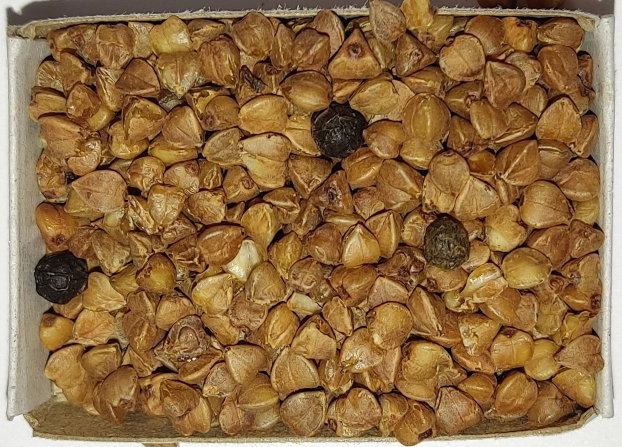
#> input picture experiments/grechka.jpg, 1244 x 894 px (shown at 1/2 size)
$ python find_pepper2.py
#> lines starting #> are read from the running program, lines starting #| are printed output that depends on the picture; after the words box and inside, x2 and y2 are one past the last pixel; in counts of white or black regions, pixels touching at a corner belong together
import time

import cv2
import cv2 as cv
import imutils
import numpy as np
from icecream import ic

BLACK = (0, 0, 0)
WHITE = (255, 255, 255)
RED = (0, 0, 255)
GREEN = (0, 255, 0)
BLUE = (255, 0, 0)


def thresh(img):
    _, thresh = cv.threshold(img, 60, 255, cv.THRESH_BINARY)  # <--- Try different values here
    return thresh


def find_circles(img):
    accum_size = 1
    # Minimum distance between the centers of the detected circles.
    minDist = 60
    # First method-specific parameter. In case of CV_HOUGH_GRADIENT , it is the higher threshold of the two passed to the Canny() edge detector (the lower one is twice smaller).
    param1 = 50
    # Second method-specific parameter. In case of CV_HOUGH_GRADIENT , it is the accumulator threshold for the circle centers at the detection stage. The smaller it is, the more false circles may be detected. Circles, corresponding to the larger accumulator values, will be returned first.
    param2 = 6
    #
    minRadius = 15
    #
    maxRadius = 30
    cimg = cv.cvtColor(img, cv.COLOR_GRAY2BGR)
    circles = cv.HoughCircles(
        img,
        cv.HOUGH_GRADIENT,
        accum_size,
        minDist,
        param1=param1,
        param2=param2,
        minRadius=minRadius,
        maxRadius=maxRadius,
    )

    circles = np.uint16(np.around(circles))
    for i in circles[0, :]:
        circle_img = np.zeros((img.shape[0], img.shape[1]), np.uint8)
        cv2.circle(circle_img, (i[0], i[1]), i[2], (255, 255, 255), -1)
        datos_rgb = cv2.mean(img, mask=circle_img)[::-1]
        ic(datos_rgb)
        if datos_rgb[3] < 70:
            cv.circle(cimg, (i[0], i[1]), i[2], BLUE, 2)
            # draw the center of the circle
            cv.circle(cimg, (i[0], i[1]), 2, GREEN, 3)
    return cimg


def create_mask(img):
    hsv = cv.cvtColor(img, cv.COLOR_BGR2HSV)
    lower = np.array([000, 33, 114])
    upper = np.array([128, 255, 255])
    mask = cv.inRange(hsv, lower, upper)
    return mask


def wait_esc():
    while True:
        ch = cv.waitKey(5)
        if ch == 27:
            break


def show_image(img):
    cv2.namedWindow('Display', cv2.WINDOW_NORMAL)
    cv2.imshow('Display', img)
    wait_esc()
    cv.destroyWindow('Display')


def find_greatest_contour(contours):
    largest_area = 0
    largest_contour_index = -1
    i = 0
    total_contours = len(contours)
    while i < total_contours:
        area = cv2.contourArea(contours[i])
        if area > largest_area:
            largest_area = area
            largest_contour_index = i
        i += 1

    return largest_area, largest_contour_index


if __name__ == '__main__':

    img = cv.imread('grechka.jpg')
#> img is the input picture: shape (894, 1244, 3); mean B, G, R 65.8, 108.2, 143.3
    img = imutils.resize(img, width=500)
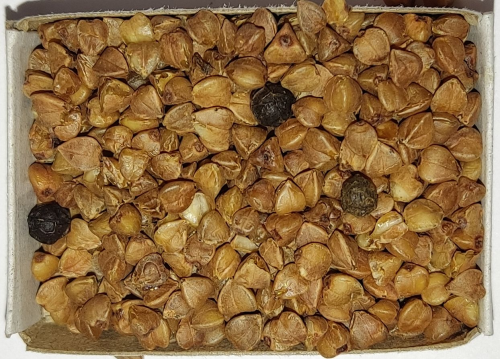
#> img: shape (359, 500, 3); mean B, G, R 65.8, 108.2, 143.3
    img = cv2.GaussianBlur(img, (5, 5), 0)
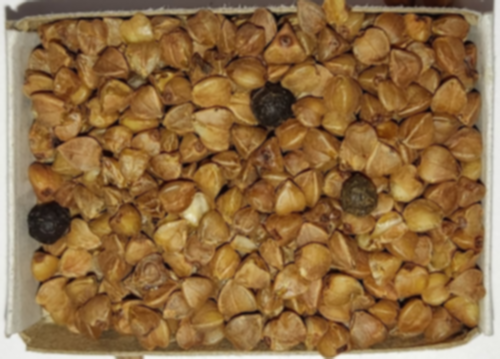
#> img: shape (359, 500, 3); mean B, G, R 65.8, 108.2, 143.3
    img = cv.medianBlur(img, 5)
    img = cv2.GaussianBlur(img, (5, 5), 0)
    mask = create_mask(img)
#> in create_mask, `hsv = cv.cvtColor(img, cv.COLOR_BGR2HSV)`: hsv: shape (359, 500, 3); mean H, S, V 17, 144.4, 143.7
#> in create_mask, `mask = cv.inRange(hsv, lower, upper)`:
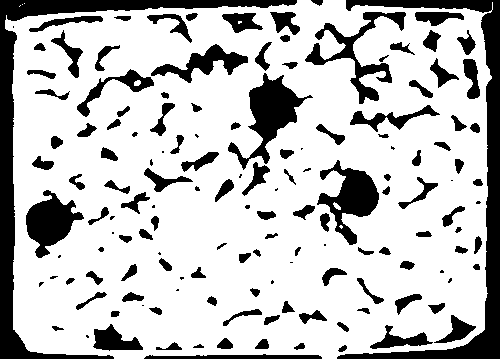
#> mask: shape (359, 500); 75.8% white; 147 black regions (29 under 20 px)
    # cv.imshow('mask', mask)

    thr = thresh(mask)

    contours, hierarchy = cv2.findContours(thr.astype(np.uint8), 1, 2)
#> contours = 153 contours, 30 with area under 20; largest, box (x1, y1, x2, y2) and area: (5, 0, 493, 359) 162262, (227, 72, 314, 171) 2810, (316, 159, 380, 246) 2411, (304, 11, 407, 105) 2342, (25, 189, 85, 259) 2118
    cv2.drawContours(thr, contours, -1, (255, 255, 255), thickness=8)
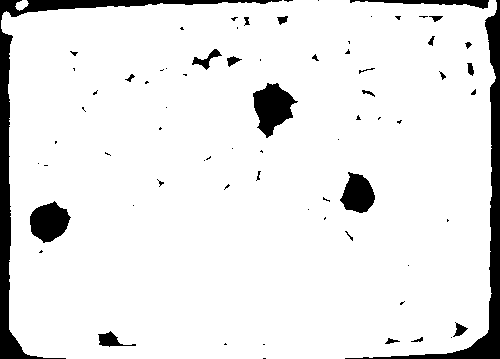
#> thr: shape (359, 500); 91.6% white; 73 black regions (48 under 20 px), largest, box (x1, y1, x2, y2) and area: (0, 0, 282, 359) 5247, (345, 0, 500, 359) 4270, (253, 83, 298, 138) 1426
    show_image(thr)
#> (key Esc is pressed here)
    # [20 lines of commented-out code are left out]

    img = find_circles(thr)
#> in find_circles, `circles = cv.HoughCircles( img, cv.HOUGH_GRADIENT, accum_size, minDist..`: circles = [[357.5, 196.5, 16.6], [47.5, 221.5, 18.3], [274.5, 111.5, 23.2], [459.5, 38.5, 28.2], [233.5, 27.5, 29.3], [439.5, 325.5, 16.7], [144.5, 193.5, 17.4]]
#> in find_circles, `circles = np.uint16(np.around(circles))`: circles = [[358, 196, 17], [48, 222, 18], [274, 112, 23], [460, 38, 28], [234, 28, 29], [440, 326, 17], [144, 194, 17]]
#> the loop in find_circles, `for i in circles[0, :]:` made 7 passes
#> (i, datos_rgb) on passes 1 to 7: ([358, 196, 17], (0, 0, 0, 16.13)), ([48, 222, 18], (0, 0, 0, 1.01)), ([274, 112, 23], (0, 0, 0, 63.09)), ([460, 38, 28], (0, 0, 0, 250)), ([234, 28, 29], (0, 0, 0, 244.4)), ([440, 326, 17], (0, 0, 0, 251)), ([144, 194, 17], (0, 0, 0, 254.4))
#> after the loop in find_circles, `for i in circles[0, :]:`:
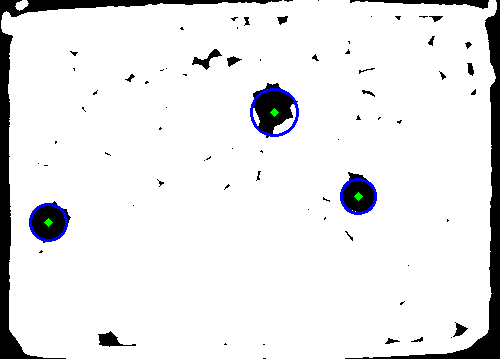
#> cimg: shape (359, 500, 3); mean B, G, R 234.4, 233, 232.8
#> after the loop in find_circles, `for i in circles[0, :]:`:
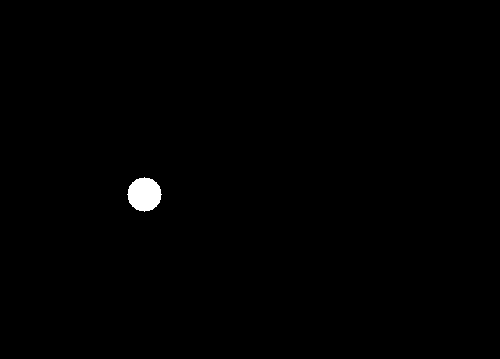
#> circle_img: shape (359, 500); 0.5% white; 1 white region, box (x1, y1, x2, y2) and area: (127, 177, 162, 212) 901
    show_image(img)
#> (key Enter is pressed here)

    cv.destroyAllWindows()
